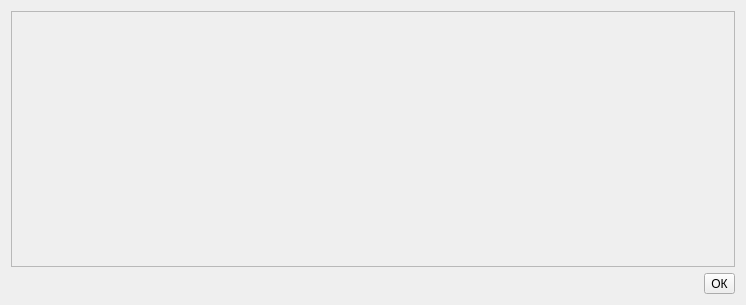
<?xml version="1.0" encoding="UTF-8"?>
<ui version="4.0">
 <class>Dialog</class>
 <widget class="QDialog" name="Dialog">
  <property name="geometry">
   <rect>
    <x>0</x>
    <y>0</y>
    <width>746</width>
    <height>305</height>
   </rect>
  </property>
  <property name="windowTitle">
   <string>Dialog</string>
  </property>
  <layout class="QGridLayout" name="gridLayout">
   <item row="2" column="0">
    <layout class="QVBoxLayout" name="verticalLayout">
     <item>
      <widget class="QScrollArea" name="scrollArea">
       <property name="widgetResizable">
        <bool>true</bool>
       </property>
       <widget class="QWidget" name="list_detections">
        <property name="geometry">
         <rect>
          <x>0</x>
          <y>0</y>
          <width>724</width>
          <height>241</height>
         </rect>
        </property>
       </widget>
      </widget>
     </item>
     <item>
      <layout class="QHBoxLayout" name="horizontalLayout">
       <item>
        <spacer name="horizontalSpacer">
         <property name="orientation">
          <enum>Qt::Horizontal</enum>
         </property>
         <property name="sizeHint" stdset="0">
          <size>
           <width>40</width>
           <height>20</height>
          </size>
         </property>
        </spacer>
       </item>
       <item>
        <widget class="QToolButton" name="ok_button">
         <property name="text">
          <string>ОК</string>
         </property>
        </widget>
       </item>
      </layout>
     </item>
    </layout>
   </item>
  </layout>
 </widget>
 <resources/>
 <connections/>
</ui>
